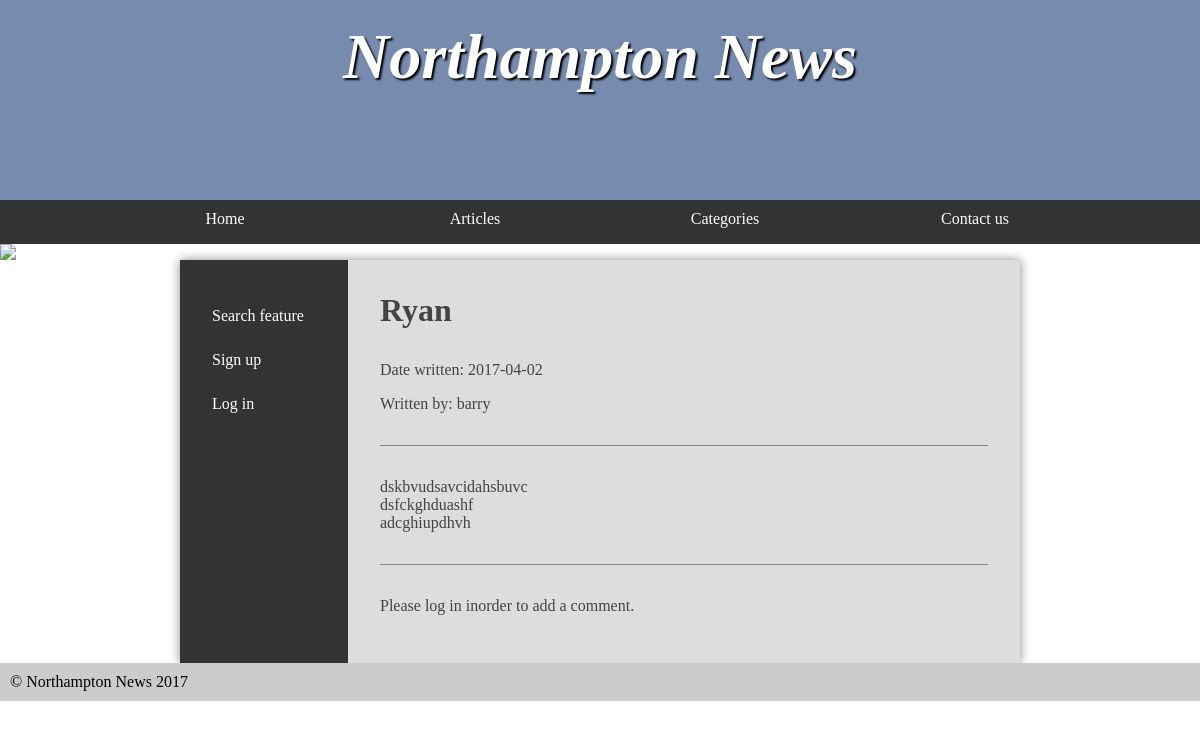
The page /article.php?article=Ryan on the database its author committed.
### tables this page shows
CREATE TABLE `articles` (
  `articleName` varchar(100) NOT NULL,
  `articleAuthor` varchar(45) DEFAULT NULL,
  `creationDate` date DEFAULT NULL,
  `categoryName` varchar(45) DEFAULT NULL,
  `articleContent` longtext,
  PRIMARY KEY (`articleName`)
);

### dbAccessObject.php (called while the page is built, shortened)
<?php
	class DbAccessObject{
		private $pdo;
		public function __construct($server, $username, $password, $schema){
			$this->pdo = new PDO('mysql:dbname=' . $schema . ';host=' . $server, $username, $password,
			[ PDO::ATTR_ERRMODE => PDO::ERRMODE_EXCEPTION]);
		}
		public function retrieveArticle($articleName){
			$query = $this->pdo->prepare('
				SELECT *
				FROM articles
				WHERE articleName = :articleName
				ORDER BY creationDate DESC');
			$criteria = ['articleName' => $articleName];
			$query->execute($criteria);
			return $query;
		}
	}

### article.php (the view, shortened to what this page needs)
<?php
	require 'header.php';
?>
<main>
<?php
		require 'leftColumn.php';
?>
			<article>
<?php
	$article = $dbAccessObject->retrieveArticle($_GET['article']);
	foreach ($article as $row){
		echo '<h2>' . $row['articleName'] . '</h2>';
		echo '<p> Date written: ' . $row['creationDate'] . '</p>';
		echo '<p> Written by: ' . $row['articleAuthor'] . '</p>';
		echo '<form>';
		echo '<p>' . $row['articleContent'] . '</p>';
		echo '</form>';
		echo '<form>
		</form>';
		$comments = $dbAccessObject->retrieveArticleComments($_GET['article']);
		foreach ($comments as $row) {
			echo '<h4> Name: ' . $row['firstName'] . ' ' . $row['surname'] . '</h4>';
			echo '<p> Date written: ' . $row['commentDate'] .'</p>';
			echo '<p> Comment: ' . $row['commentContent'] .'</p>';
			echo '<form>
				</form>';
		}
		if ($_SESSION['loggedIn'] == true){
			$validationResults = validateFields($_POST);
			if ($validationResults['isValid']){
				$getCommentId = $dbAccessObject->getCommentId();
				$commentContent=preg_replace("/[\n]/","<br>",$_POST['comment']);
				$getCommentId++;
				$commentDate = date('Y/m/d');
				$addCommentCriteria = [
						'commentId' => $getCommentId,
						'firstName' => $_SESSION['firstName'],
						'surname' => $_SESSION['surname'],
						'email' => $_SESSION['email'],
						'articleName' => $_GET['article'],
						'commentDate' => $commentDate,
						'commentContent' => $commentContent,
						'authorised' => 'N'];
				$addComment = $dbAccessObject->addComment($addCommentCriteria);
				echo '<p> Comment has been added. </p>';
				unset($_POST);
			}
			else {
				echo '  <form action="article.php?article=' . $row['articleName'] . '" method="POST">
						<label> Comment: </label><textarea name="comment"> </textarea>
						<input type="submit" name="submit" value="Submit" />
					</form> ';
			}
		}
		else {
			echo '<p> Please log in inorder to add a comment. </p>';
		}
	}
?>
			</article>
		</main>
<?php
	require 'footer.php';
?>

### styles.css (style rules this page uses)
* { margin: 0; padding: 0; }
html { font-family: 'Oxygen-Regular', times, verdana, sans-serif; }
body { background-color: #fff; }
main { min-height: 50vh; background-color: #ddd; width: 70vw; display: block; margin: auto; box-shadow: 0px 0px 10px #888; color:#444; }
main h2 { font-size:2em; }
p, li, h2 { margin-bottom: 1em; }
form { padding-top: 2em; margin-top: 2em; border-top: 1px solid #888; }
main { display: table; }
main > article { display: table-cell; padding: 2em; }

### rows shown on the page
articles: articleName "Ryan", creationDate "2017-04-02", articleAuthor "barry", articleContent "dskbvudsavcidahsbuvc dsfckghduashf adcghiupdhvh"
